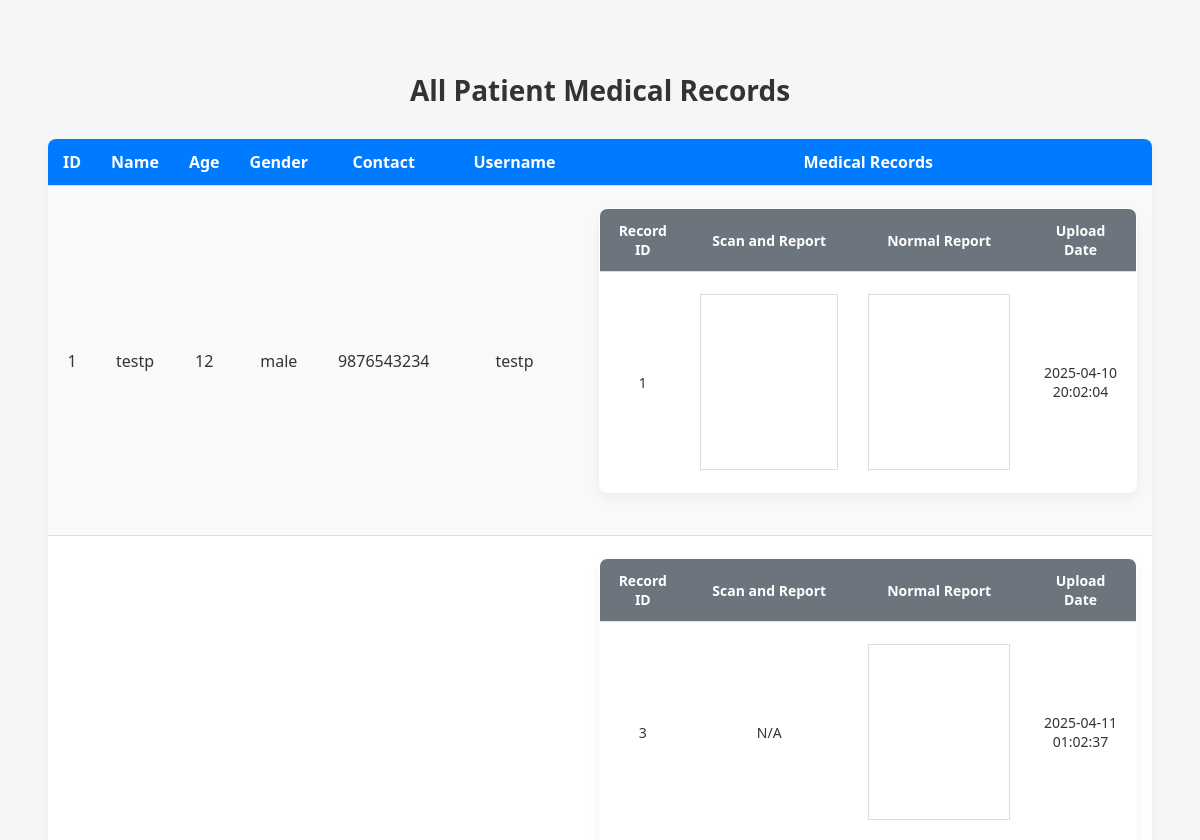
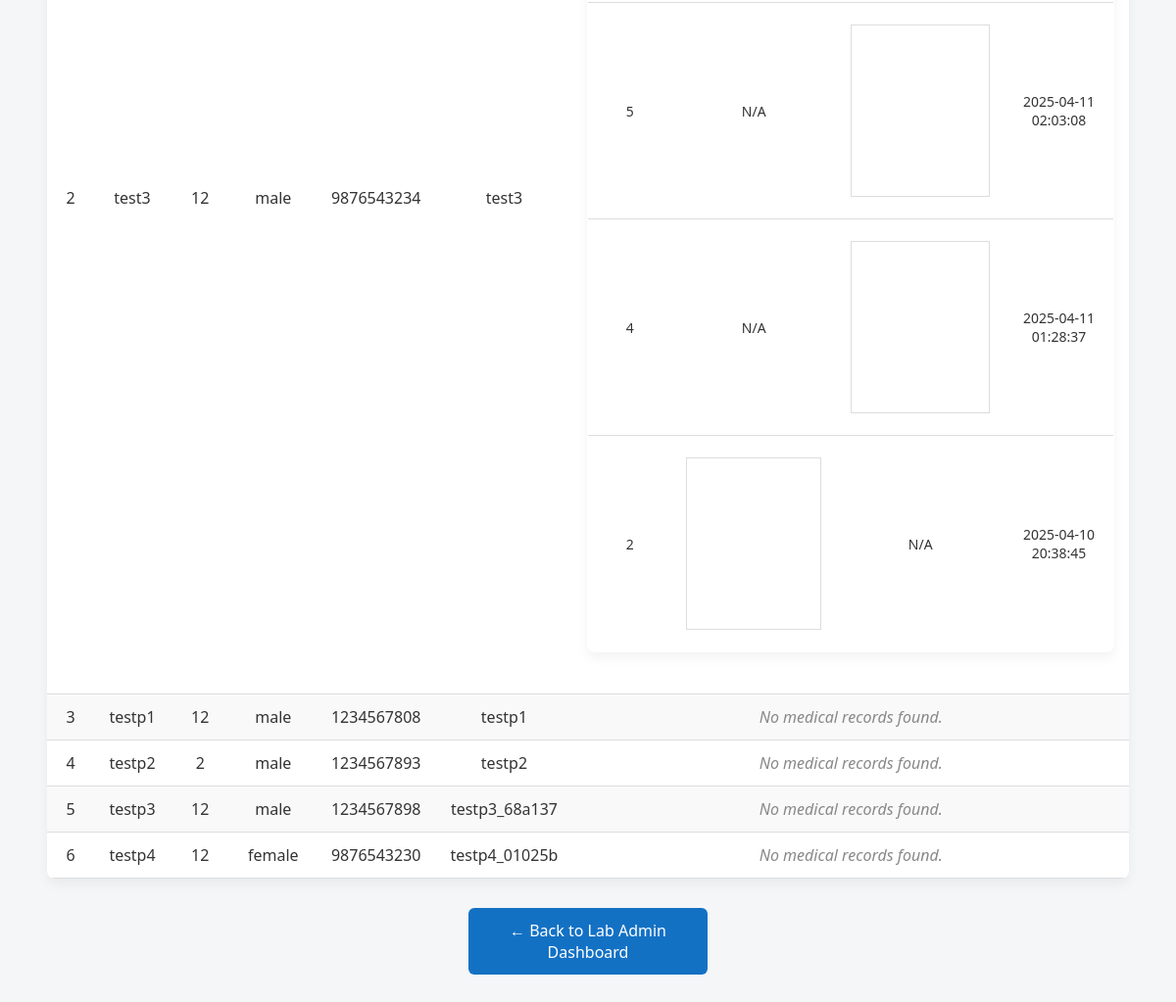
/labadmin/view_patients (signed in), run on the app's committed database (2 pictures, top to bottom).
### tables this page shows
CREATE TABLE medical_records (
    id INTEGER PRIMARY KEY AUTOINCREMENT,
    username TEXT NOT NULL,
    scan_and_report TEXT,
    normal_report TEXT,
    upload_date DATE,
    FOREIGN KEY (username) REFERENCES patients(username));

CREATE TABLE patients (
    id INTEGER PRIMARY KEY AUTOINCREMENT,
    name TEXT NOT NULL,
    age INTEGER NOT NULL,
    gender TEXT NOT NULL,
    contact TEXT,
    username TEXT UNIQUE NOT NULL);

### app.py (the view)
@app.route('/labadmin/view_patients')
def labadmin_view_patients():
    if 'role' in session and session['role'] == 'labadmin':
        patients = fetch_grouped_records()
        return render_template("labadmin_view_patients.html", patients=patients)
    flash("Unauthorized access. Please login.")
    return redirect("/login")

### db.py (called while the page is built)
def get_db():
    conn = sqlite3.connect(DATABASE)
    conn.row_factory = sqlite3.Row
    return conn

### templates/labadmin_view_patients.html
{% extends "base_view_medical.html" %}
{% block back_button %}
<a href="{{ url_for('labadmin_dashboard') }}" class="back-btn">← Back to Lab Admin Dashboard</a>
{% endblock %}

### templates/base_view_medical.html (shortened to what this page needs)
<!DOCTYPE html>
<html lang="en">
<head>
</head>
<body>
    <h2>All Patient Medical Records</h2>
    <table>
        <tr>
            <th>ID</th>
            <th>Name</th>
            <th>Age</th>
            <th>Gender</th>
            <th>Contact</th>
            <th>Username</th>
            <th>Medical Records</th>
        </tr>
        {% for username, patient in patients.items() %}
        <tr>
            <td>{{ patient.id }}</td>
            <td>{{ patient.name }}</td>
            <td>{{ patient.age }}</td>
            <td>{{ patient.gender }}</td>
            <td>{{ patient.contact }}</td>
            <td>{{ username }}</td>
            <td>
                {% if patient.records %}
                <table class="nested-table">
                    <thead>
                        <tr>
                            <th>Record ID</th>
                            <th>Scan and Report</th>
                            <th>Normal Report</th>
                            <th>Upload Date</th>
                        </tr>
                    </thead>
                    <tbody>
                        {% for record in patient.records %}
                        <tr>
                            <td>{{ record.id }}</td>
                            <td>
                                {% if record.scan_and_report %}
                                    {% set file_id = record.scan_and_report.split('/d/')[1].split('/')[0] %}
                                    <div class="iframe-container">
                                        <iframe src="https://drive.google.com/file/d/{{ file_id }}/preview"></iframe>
                                    </div>
                                {% else %} N/A {% endif %}
                            </td>
                            <td>
                                {% if record.normal_report %}
                                    {% set file_id = record.normal_report.split('/d/')[1].split('/')[0] %}
                                    <div class="iframe-container">
                                        <iframe src="https://drive.google.com/file/d/{{ file_id }}/preview"></iframe>
                                    </div>
                                {% else %} N/A {% endif %}
                            </td>
                            <td>{{ record.upload_date }}</td>
                        </tr>
                        {% endfor %}
                    </tbody>
                </table>
                {% else %}
                <em>No medical records found.</em>
                {% endif %}
            </td>
        </tr>
        {% endfor %}
    </table>
    {% block back_button %}{% endblock %}
</body>
</html>

### templates/base_view_medical.html (style rules this page uses)
body { font-family: 'Segoe UI', sans-serif; background-color: #f4f6f8; padding: 40px; color: #333; }
h2 { text-align: center; font-size: 28px; margin-bottom: 30px; }
table { width: 100%; border-collapse: collapse; margin-bottom: 30px; background-color: white; border-radius: 8px; overflow: hidden; box-shadow: 0 6px 12px rgba(0, 0, 0, 0.05); }
th, td { padding: 12px 15px; text-align: center; border-bottom: 1px solid #ddd; }
th { background-color: #007bff; color: white; }
tr:nth-child(even) { background-color: #f9f9f9; }
.nested-table { width: 100%; margin-top: 10px; border: 1px solid #ccc; }
.nested-table th { background-color: #6c757d; color: white; font-size: 14px; }
.nested-table td { font-size: 14px; background-color: #fff; }
em { color: #888; }
.iframe-container { max-width: 600px; max-height: 400px; margin: 10px auto; border: 1px solid #ddd; padding: 10px; }
iframe { width: 100%; height: 100%; border: none; }
.back-btn { display: block; width: 220px; margin: 0 auto; padding: 12px; text-align: center; background-color: #1371c4; color: white; border-radius: 6px; text-decoration: none; font-size: 16px; transition: background-color 0.3s ease; }

### data on the page
medical_records: id "1", name "testp", age "12", gender "male", contact "9876543234", username "testp", upload_date "2025-04-10 20:02:04"
medical_records: id "2", name "test3", age "12", gender "male", contact "9876543234", username "test3", id "3", scan_and_report "N/A", upload_date "2025-04-11 01:02:37"
medical_records: id "5", scan_and_report "N/A", upload_date "2025-04-11 02:03:08"
medical_records: id "4", scan_and_report "N/A", upload_date "2025-04-11 01:28:37"
medical_records: id "2", normal_report "N/A", upload_date "2025-04-10 20:38:45"
patients: id "3", name "testp1", age "12", gender "male", contact "1234567808", username "testp1", shows "No medical records found."
patients: id "4", name "testp2", age "2", gender "male", contact "1234567893", username "testp2", shows "No medical records found."
patients: id "5", name "testp3", age "12", gender "male", contact "1234567898", username "testp3_68a137", shows "No medical records found."
patients: id "6", name "testp4", age "12", gender "female", contact "9876543230", username "testp4_01025b", shows "No medical records found."
